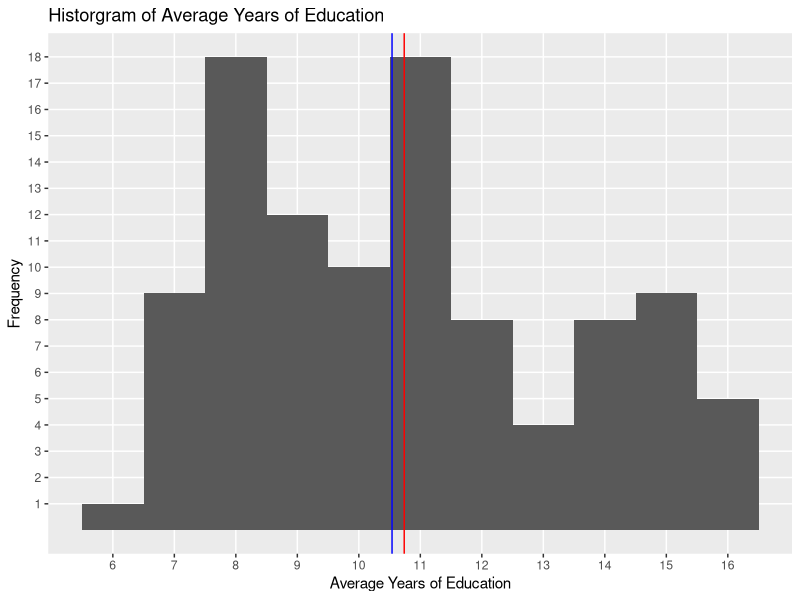
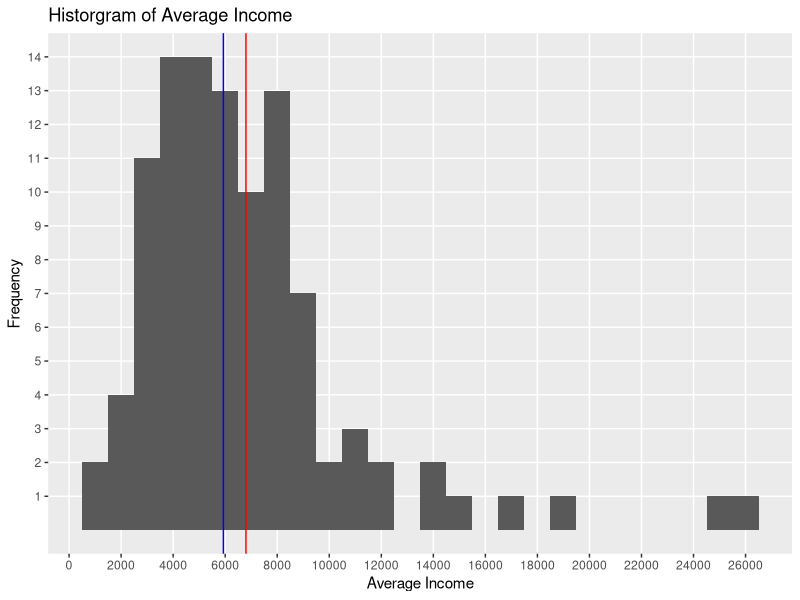
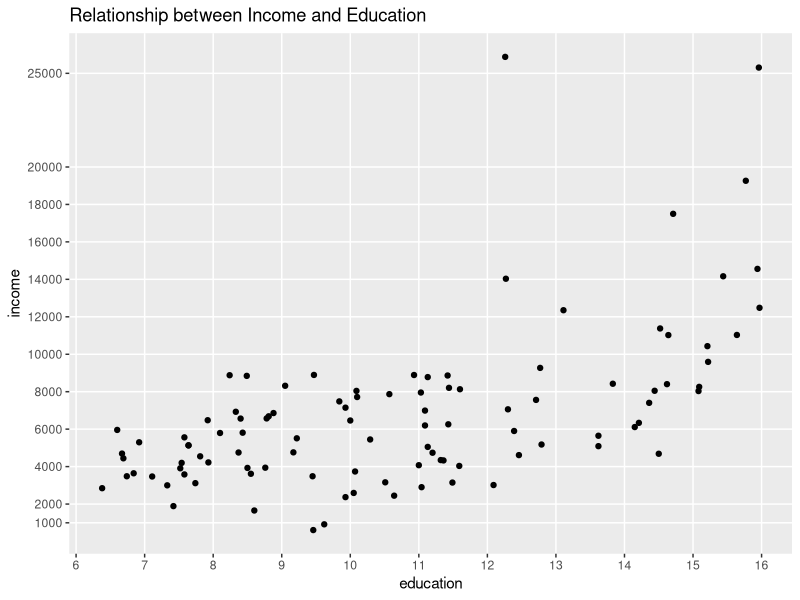
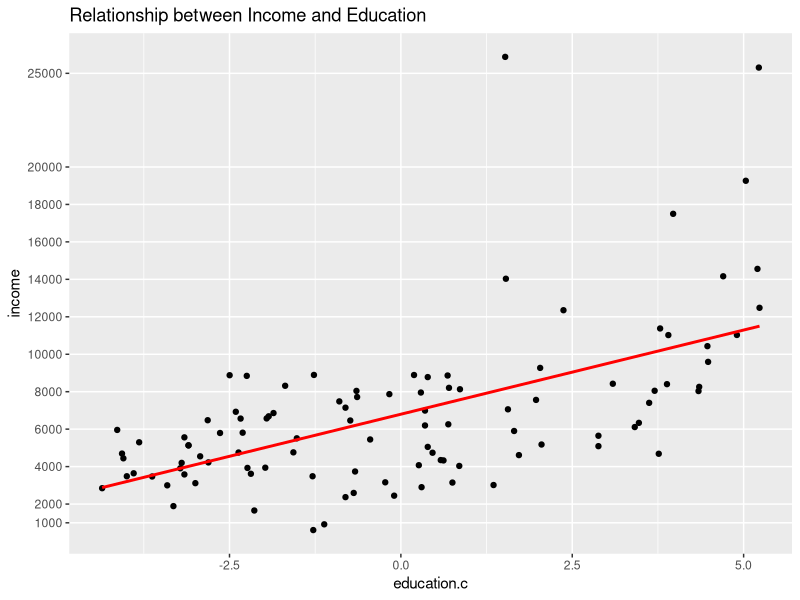
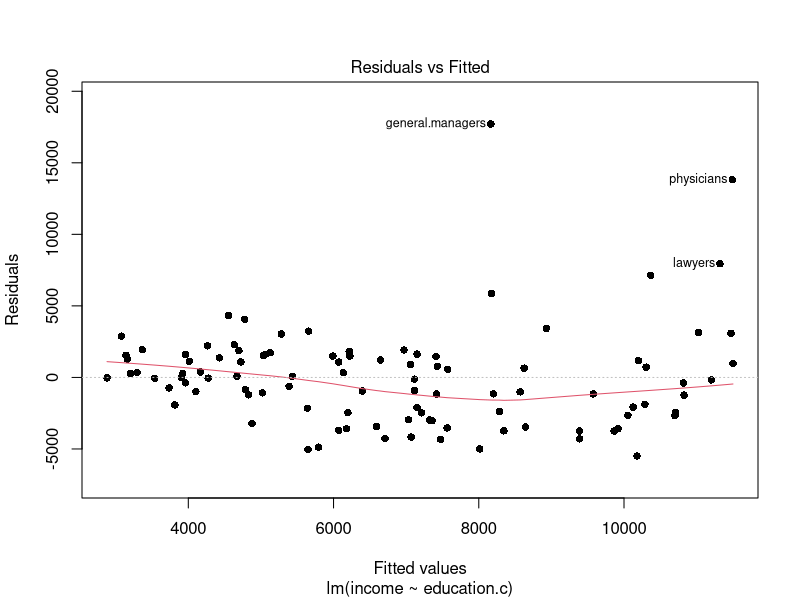

Recreate these plots in R, in order.
data("car")
install.packages("car")
library("car") # Library containing the dataset.
library(ggplot2) # Library to create some nice looking graphs.
library(MASS) # Library for our box-cox transform down the end.

head(Prestige,5)
str(Prestige)
summary(Prestige)

newdata = Prestige[,c(1:2)]
summary(newdata)

qplot(education, data = newdata, geom="histogram", binwidth=1) +
  labs(title = "Historgram of Average Years of Education") +
  labs(x ="Average Years of Education") +
  labs(y = "Frequency") +
  scale_y_continuous(breaks = c(1:20), minor_breaks = NULL) +
  scale_x_continuous(breaks = c(6:16), minor_breaks = NULL) +
  geom_vline(xintercept = mean(newdata$education), show.legend=TRUE, color="red") +
  geom_vline(xintercept = median(newdata$education), show.legend=TRUE, color="blue")


qplot(income, data = newdata, geom="histogram", binwidth=1000) +
  labs(title = "Historgram of Average Income") +
  labs(x ="Average Income") +
  labs(y = "Frequency") +
  scale_y_continuous(breaks = c(1:20), minor_breaks = NULL) +
  scale_x_continuous(breaks = c(0, 2000, 4000, 6000, 8000, 10000, 12000, 14000, 16000, 18000, 20000, 22000, 24000, 26000), minor_breaks = NULL) +
  geom_vline(xintercept = mean(newdata$income), show.legend=TRUE, color="red") +
  geom_vline(xintercept = median(newdata$income), show.legend=TRUE, color="blue")


qplot(education, income, data = newdata, main = "Relationship between Income and Education") +
  scale_y_continuous(breaks = c(1000, 2000, 4000, 6000, 8000, 10000, 12000, 14000, 16000, 18000, 20000, 25000), minor_breaks = NULL) +
  scale_x_continuous(breaks = c(6:16), minor_breaks = NULL)

set.seed(1)
education.c = scale(newdata$education, center=TRUE, scale=FALSE)
names(education.c)[1] = "education.c"
newdata = cbind(newdata, education.c)
mod1 = lm(income ~ education.c, data = newdata)
summary(mod1)

qplot(education.c, income, data = newdata, main = "Relationship between Income and Education") +
  stat_smooth(method="lm", col="red", se=FALSE) +
  scale_y_continuous(breaks = c(1000, 2000, 4000, 6000, 8000, 10000, 12000, 14000, 16000, 18000, 20000, 25000), minor_breaks = NULL)


plot(mod1, pch=16, which=1)